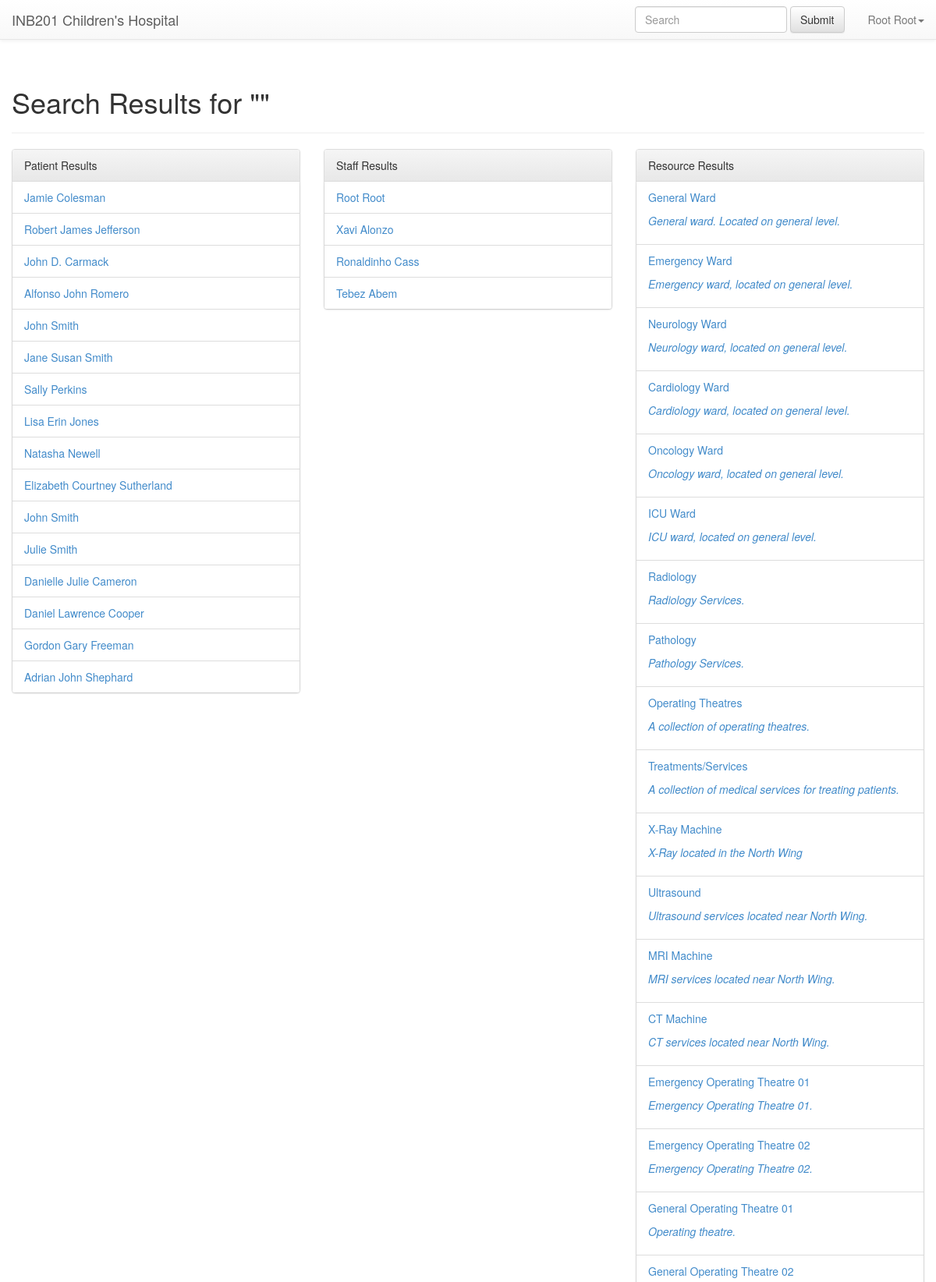
The app's page /search.php (signed in, upper part) with its own data.
### tables this page shows
CREATE TABLE `staff` (
  `id` int(10) unsigned NOT NULL AUTO_INCREMENT,
  `firstname` varchar(50) DEFAULT NULL,
  `lastname` varchar(50) DEFAULT NULL,
  `username` varchar(50) DEFAULT NULL,
  `email` varchar(100) DEFAULT NULL,
  `password` char(128) DEFAULT NULL,
  `role_id` int(11) NOT NULL,
  `password_reset` int(11) NOT NULL DEFAULT '1',
  PRIMARY KEY (`id`)
);

CREATE TABLE `patients` (
  `id` int(11) NOT NULL AUTO_INCREMENT,
  `first_name` varchar(50) NOT NULL,
  `middle_name` varchar(50) DEFAULT NULL,
  `last_name` varchar(50) NOT NULL,
  `gender` varchar(6) NOT NULL,
  `date_of_birth` date NOT NULL,
  `email` varchar(50) DEFAULT NULL,
  `home_phone` bigint(20) NOT NULL,
  `mobile_phone` bigint(20) NOT NULL,
  `address` varchar(50) NOT NULL,
  `medicare` bigint(20) NOT NULL,
  `medicare_ref` int(1) NOT NULL,
  `medicare_exp` date NOT NULL,
  `priv_health_org` varchar(50) DEFAULT NULL,
  `priv_health_num` bigint(12) DEFAULT NULL,
  `nok_first_name` varchar(50) NOT NULL,
  `nok_last_name` varchar(50) NOT NULL,
  `nok_home_phone` bigint(20) NOT NULL,
  `nok_mobile_phone` bigint(20) NOT NULL,
  `nok_address` varchar(50) NOT NULL,
  `nok_relationship` varchar(50) NOT NULL,
  PRIMARY KEY (`id`),
  UNIQUE KEY `medicare` (`medicare`)
);

CREATE TABLE `resources` (
  `id` int(11) NOT NULL AUTO_INCREMENT,
  `parent_resource_id` int(11) NOT NULL,
  `name` varchar(100) NOT NULL,
  `resource_type_id` int(100) NOT NULL,
  `description` varchar(100) NOT NULL,
  PRIMARY KEY (`id`)
);

### .class/database.class.php (called while the page is built, shortened)
<?php
class Database
{
    private static $Instance;
    private function __construct()
    {
        $this->dsn = 'mysql:dbname=clarensw_inb201;dbHost=localhost';
        $this->dbUser = 'clarensw_admin';
        $this->dbPass = 'qwerty()';
        $this->connection = new PDO($this->dsn,$this->dbUser,$this->dbPass);
    }
	public static function getQueryResults($sql){
		$db = database::getInstance();
		$result = $db->connection->query($sql);
        return $result->fetchAll(PDO::FETCH_ASSOC);
	}
    public static function getInstance()
    {
        if(empty(self::$Instance))
        {
            try
            {
                self::$Instance = new Database();
            }
            catch (PDOException $e)
            {
                self::logAndDestroy($e);
            }
        }
        return self::$Instance;
    }
}
?>

### .class/model.class.php (called while the page is built, shortened)
<?php
require_once('database.class.php');
class model{
    static $table = "";
    public function load($id){
        $db = database::getInstance();
        $sql = 'SELECT * FROM '.static::$table.' WHERE id = :id LIMIT 1;';
        try{
            $stmt = $db->connection->prepare($sql);
            $stmt->execute(array('id' => $id));
        }catch (PDOException $e){
            database::logAndDestroy($e);
        }
        return true;
    }
}
?>

### .class/staff.class.php (called while the page is built, shortened)
<?php
require_once('model.class.php');
class staff extends model{
    public function authenticated(){
        if(isset($_SESSION['user'])){
            if($this->load($_SESSION['user']) == false){
                header('Location: /logout.php');
                die;
            }
            return true;
        }
        return false;
    }
}
?>

### search.php (the view)
<?php
	include(".views/header.php");
	if(isset($_GET["q"])){
		$q = $_GET["q"];
	}else{
		$q = '';
	}
?>
<div class="container-fluid">
	<div class="page-header"><h1>Search Results for "<?php echo $q; ?>"</h1></div>
    <div class="row">
        <div class="col-md-4">
            <div class="panel panel-default">
                <div class="panel-heading">Patient Results</div>
                <ul class="list-group">
                <?php
                    $assigner = database::getQueryResults('SELECT id, first_name, middle_name, last_name FROM patients WHERE first_name LIKE \'%'.$q.'%\' OR middle_name LIKE \'%'.$q.'%\' OR last_name LIKE \'%'.$q.'%\';');
                    foreach($assigner as $staff){
                        echo '<li class="list-group-item"><a href="/patient/patient-profile.php?patient='.$staff['id'].'">'.$staff['first_name'].' '.$staff['middle_name'].' '.$staff['last_name'].'</a></li>';
                    }
                ?>
                </ul>
            </div>
        </div>
        <div class="col-md-4">
            <div class="panel panel-default" >
                <div class="panel-heading">Staff Results</div>
                <ul class="list-group">
                <?php
                    $assigner = database::getQueryResults('SELECT id, firstname, lastname FROM staff WHERE firstname LIKE \'%'.$q.'%\' OR lastname LIKE \'%'.$q.'%\';');
                    foreach($assigner as $staff){
                        echo '<li class="list-group-item"><a href="/patient/patient-profile.php?patient='.$staff['id'].'">'.$staff['firstname'].' '.$staff['lastname'].'</a></li>';
                    }
                ?>
                </ul>
            </div>
        </div>
        <div class="col-md-4">
            <div class="panel panel-default" >
                <div class="panel-heading">Resource Results</div>
                <ul class="list-group">
                <?php
                    $resources = database::getQueryResults('SELECT id, name, description FROM resources WHERE name LIKE \'%'.$q.'%\' OR description LIKE \'%'.$q.'%\';');
                    foreach($resources as $resource){
                        echo '<li class="list-group-item"><p><a href="/resources/book.php?resource='.$resource['id'].'">'.$resource['name'].' </p><p><i>'.$resource['description'].'</a></i></p></li>';
                    }
                ?>
                </ul>
            </div>
        </div>
    </div>
</div>
<?php
include(".views/footer.php");
?>

### .views/nav-bar.php (shortened to what this page needs)
<nav class="navbar navbar-default navbar-static-top" role="navigation">
  <div class="container-fluid">
	<div class="navbar-header">
	  <a class="navbar-brand" href="/">INB201 Children's Hospital</a>
	</div>
	<div class="collapse navbar-collapse" id="bs-example-navbar-collapse-1">
	  <ul class="nav navbar-nav navbar-right">
	  <form class="navbar-form navbar-left" role="search" action="/search.php" method="get">
		<div class="form-group">
		  <input type="text" class="form-control" placeholder="Search" name="q">
		</div>
		<button type="submit" class="btn btn-default">Submit</button>
	  </form>
		<li class="dropdown">
		  <a href="#" class="dropdown-toggle" data-toggle="dropdown"><?php echo $staff->firstname?> <?php echo $staff->lastname?><b class="caret"></b></a>
		</li>
	  </ul>
	</div>
  </div>
</nav>

### css/additional-styles.css (style rules this page uses)
html, body { z-index:10; background-color:#FFFFFF; margin-bottom:120px; }

### records on screen
staff: firstname "Root", lastname "Root"
patients: first_name "Jamie", last_name "Colesman"
patients: first_name "Robert", middle_name "James", last_name "Jefferson"
patients: first_name "John", middle_name "D.", last_name "Carmack"
patients: first_name "Alfonso", middle_name "John", last_name "Romero"
patients: first_name "John", last_name "Smith"
patients: first_name "Jane", middle_name "Susan", last_name "Smith"
patients: first_name "Sally", last_name "Perkins"
patients: first_name "Lisa", middle_name "Erin", last_name "Jones"
patients: first_name "Natasha", last_name "Newell"
patients: first_name "Elizabeth", middle_name "Courtney", last_name "Sutherland"
patients: first_name "John", last_name "Smith"
patients: first_name "Julie", last_name "Smith"
patients: first_name "Danielle", middle_name "Julie", last_name "Cameron"
patients: first_name "Daniel", middle_name "Lawrence", last_name "Cooper"
patients: first_name "Gordon", middle_name "Gary", last_name "Freeman"
patients: first_name "Adrian", middle_name "John", last_name "Shephard"
staff: firstname "Xavi", lastname "Alonzo"
staff: firstname "Ronaldinho", lastname "Cass"
staff: firstname "Tebez", lastname "Abem"
resources: name "General Ward", description "General ward. Located on general level."
resources: name "Emergency Ward", description "Emergency ward, located on general level."
resources: name "Neurology Ward", description "Neurology ward, located on general level."
resources: name "Cardiology Ward", description "Cardiology ward, located on general level."
resources: name "Oncology Ward", description "Oncology ward, located on general level."
resources: name "ICU Ward", description "ICU ward, located on general level."
resources: name "Radiology", description "Radiology Services."
resources: name "Pathology", description "Pathology Services."
resources: name "Operating Theatres", description "A collection of operating theatres."
resources: name "Treatments/Services", description "A collection of medical services for treating patients."
resources: name "X-Ray Machine", description "X-Ray located in the North Wing"
resources: name "Ultrasound", description "Ultrasound services located near North Wing."
resources: name "MRI Machine", description "MRI services located near North Wing."
resources: name "CT Machine", description "CT services located near North Wing."
resources: name "Emergency Operating Theatre 01", description "Emergency Operating Theatre 01."
resources: name "Emergency Operating Theatre 02", description "Emergency Operating Theatre 02."
resources: name "General Operating Theatre 01", description "Operating theatre."
resources: name "General Operating Theatre 02"
